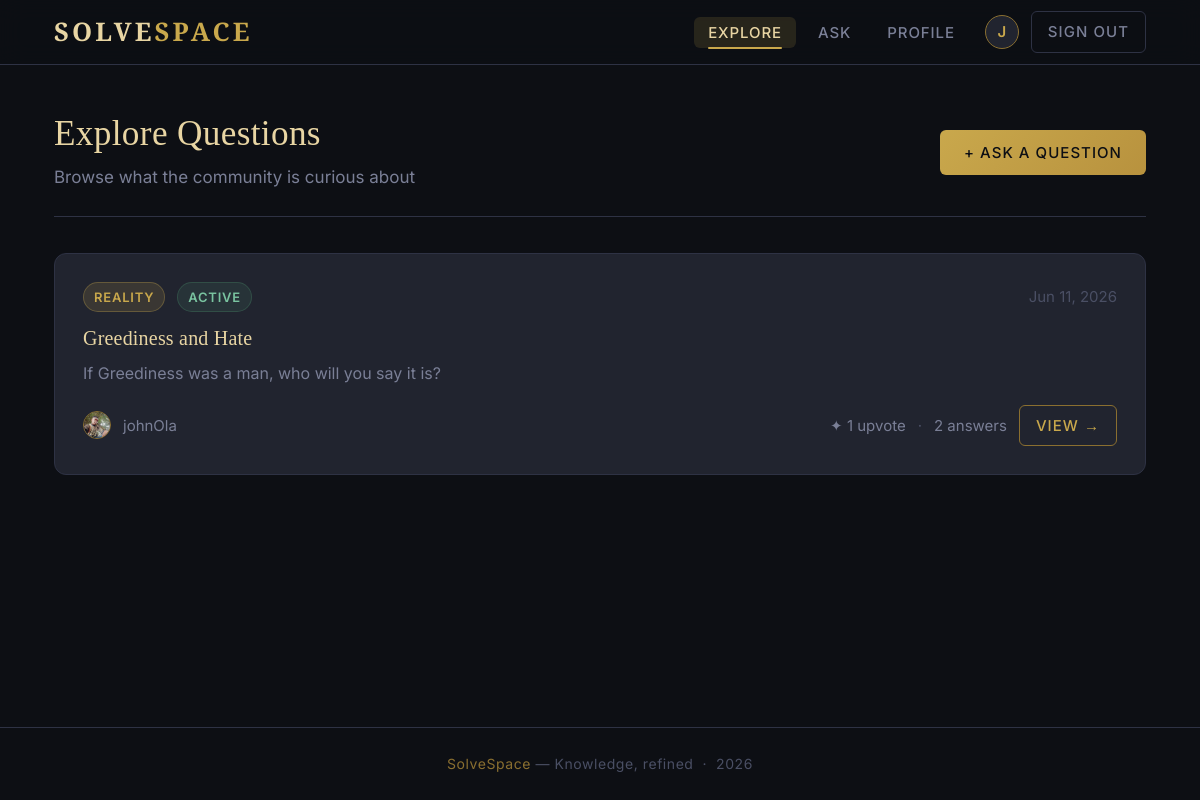
Page /questions/dashboard/ (signed in) on the earlier database version.
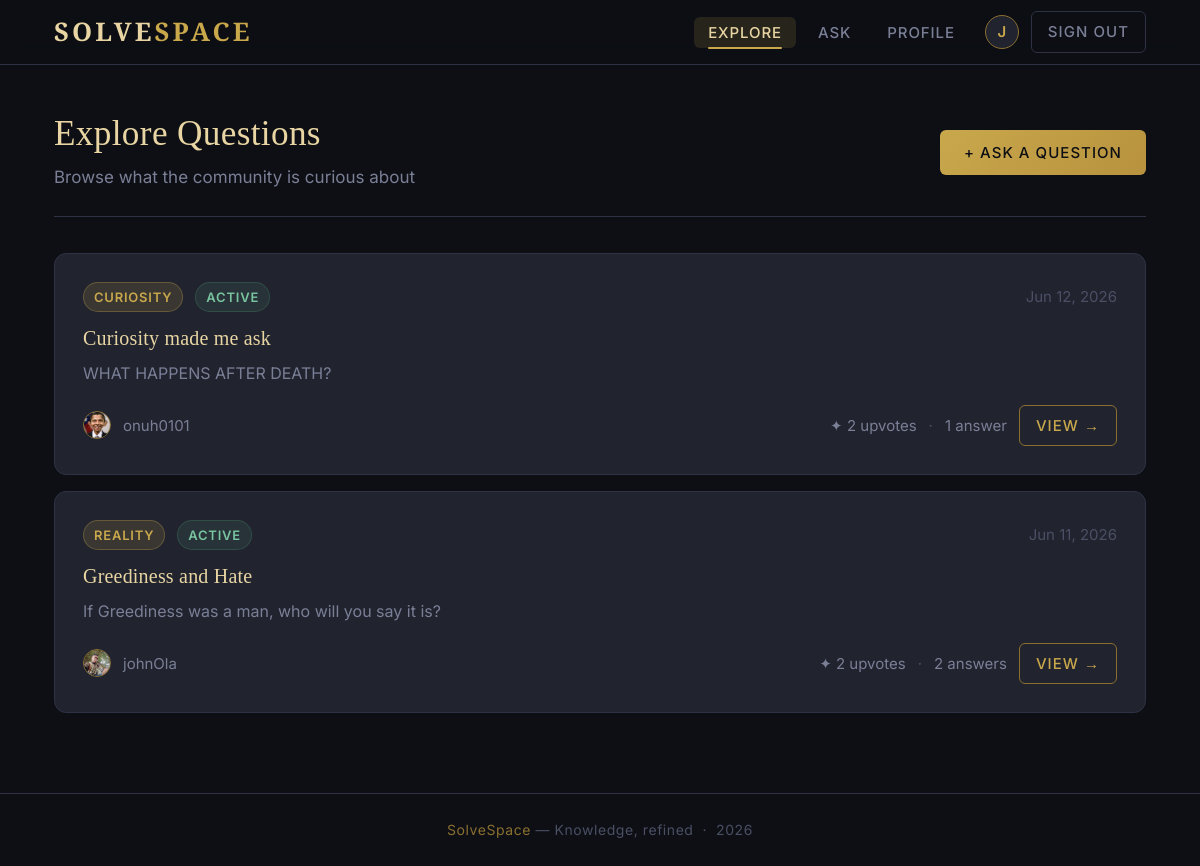
Same page on the later database version.
### questions/models.py (models this page shows, shortened)
class Question(models.Model):
    author = models.ForeignKey(User, on_delete=models.CASCADE, related_name='questions')
    slug = models.SlugField(max_length=250)
    topic = models.CharField(max_length=300)
    the_question = models.TextField()
    image = models.ImageField(upload_to='questions/', null=True, blank=True)
    question_type = models.CharField(max_length=50, choices=TYPES_CHOICE, default='reality')
    status = models.CharField(max_length=50, choices=STATUS_CHECK, default='active')
    created_at = models.DateTimeField(auto_now_add=True)
    updated_at = models.DateTimeField(auto_now=True)
    upvotes = models.ManyToManyField(User, blank=True, related_name='upvoted_questions')

### users/models.py (models this page shows, shortened)
class User(models.Model):
    full_name = models.CharField(max_length=100)
    username = models.CharField(max_length=50, unique=True)
    profile_pic = models.ImageField(upload_to='profile/')
    email = models.EmailField(max_length=100, unique=True)
    address = models.CharField(max_length=300, blank=True)
    bio = models.TextField(blank=True)
    password = models.CharField(max_length=50)
    created_at = models.DateTimeField(auto_now_add=True)
    last_login = models.DateTimeField(null=True, blank=True)

### users/decorators.py (the view)
    def wrapper(request, *args, **kwargs):
        if not request.session.get('user_id'):
            messages.error(
                request, 'Please kindly login'
            )
            return redirect('login')
        return view_func(request, *args, **kwargs)

### questions/views.py (called while the page is built)
@login_required
def dashboard(request):
    questions = Question.objects.filter(status='active').order_by('-created_at')
    return render(request, 'dashboard.html', {'questions':questions})

### templates/dashboard.html (shortened to what this page needs)
{% extends 'base.html' %}
{% block content %}
<div class="page-header flex-between">
  <div>
    <h2>Explore Questions</h2>
    <p>Browse what the community is curious about</p>
  </div>
  <a href="{% url 'post_question' %}" class="btn btn-primary">
    + Ask a question
  </a>
</div>
{% if questions %}
  <div style="display:flex; flex-direction:column; gap:16px;">
    {% for question in questions %}
    <article class="card">
      <div class="flex-between" style="margin-bottom:14px;">
        <div class="flex-gap">
          <span class="badge badge-gold">{{ question.question_type }}</span>
          <span class="badge {% if question.status == 'active' %}badge-active{% else %}badge-closed{% endif %}">
            {{ question.status }}
          </span>
        </div>
        <span class="text-xs text-faint">{{ question.created_at|date:"M j, Y" }}</span>
      </div>
      <a href="{% url 'question_details' question.slug %}">
        <h3 style="font-size:1.25rem; margin-bottom:10px; color:var(--gold-light); transition:color 0.2s;">
          {{ question.topic }}
        </h3>
      </a>
      <p class="text-sm" style="color:var(--text-muted); line-height:1.65; margin-bottom:18px;
         display:-webkit-box; -webkit-line-clamp:2; -webkit-box-orient:vertical; overflow:hidden;">
        {{ question.the_question }}
      </p>
      <div class="flex-between">
        <div class="flex-gap">
          {% if question.author.profile_pic %}
            <img src="{{ question.author.profile_pic.url }}" alt="avatar"
                 style="width:28px; height:28px; border-radius:50%; border:1px solid var(--gold-dim); object-fit:cover;">
          {% else %}
            <div style="width:28px; height:28px; border-radius:50%; background:var(--surface);
                        border:1px solid var(--gold-dim); display:flex; align-items:center; justify-content:center;
                        font-size:12px; font-weight:600; color:var(--gold);">
              {{ question.author.username|slice:":1"|upper }}
            </div>
          {% endif %}
          <span class="text-xs text-muted">{{ question.author.username }}</span>
        </div>
        <div class="flex-gap">
          <span class="text-xs text-muted">
            ✦ {{ question.upvotes.count }} upvote{{ question.upvotes.count|pluralize }}
          </span>
          <span class="text-xs text-faint">·</span>
          <span class="text-xs text-muted">
            {{ question.answers.count }} answer{{ question.answers.count|pluralize }}
          </span>
          <a href="{% url 'question_details' question.slug %}" class="btn btn-outline btn-sm">
            View →
          </a>
        </div>
      </div>
    </article>
    {% endfor %}
  </div>
{% endif %}
{% endblock %}

### templates/base.html (shortened to what this page needs)
<!doctype html>
<html lang="en">
  <head>
  </head>
  <body>
    {% if request.session.user_id %}
    <nav class="navbar">
      <div class="container navbar-inner">
        <a href="{% url 'dashboard' %}" class="navbar-brand"
          >Solve<span>Space</span></a
        >
        <ul class="navbar-nav">
          <li>
            <a
              href="{% url 'dashboard' %}"
              class="nav-link {% if request.resolver_match.url_name == 'dashboard' %}active{% endif %}"
              >Explore</a
            >
          </li>
          <li>
            <a
              href="{% url 'post_question' %}"
              class="nav-link {% if request.resolver_match.url_name == 'post_question' %}active{% endif %}"
              >Ask</a
            >
          </li>
          <li>
            <a
              href="{% url 'user_details' %}"
              class="nav-link {% if request.resolver_match.url_name == 'user_details' %}active{% endif %}"
              >Profile</a
            >
          </li>
          <li>
            <a
              href="{% url 'user_details' %}"
              class="flex-gap"
              style="margin-left: 8px"
            >
              {% if user.profile_pic %}
              <img
                src="{{ user.profile_pic.url }}"
                alt="avatar"
                class="nav-avatar"
              />
              {% else %}
              <div
                class="nav-avatar flex-center"
                style="
                  background: var(--card);
                  font-size: 15px;
                  font-weight: 600;
                  color: var(--gold);
                "
              >
                {{ request.session.username|slice:":1"|upper }}
              </div>
              {% endif %}
            </a>
          </li>
          <li>
            <a
              href="{% url 'logout' %}"
              class="btn btn-ghost btn-sm mobile-show"
              style="margin-left: 4px"
              >Sign out</a
            >
          </li>
        </ul>
      </div>
    </nav>
    {% endif %}
    {% block body %}
    <main class="main-content">
      <div class="container">{% block content %}{% endblock %}</div>
    </main>
    {% endblock %}
    <footer class="footer">
      <div class="container">
        <span>SolveSpace</span> &mdash; Knowledge, refined &nbsp;&middot;&nbsp;
        {% now "Y" %}
      </div>
    </footer>
  </body>
</html>

### templates/base.html (style rules this page uses)
:root { --void: #0d0f14; --surface: #1a1d26; --card: #21242f; --card-hover: #272b38; --border: #2e3244; --gold: #c9a84c; --gold-light: #e8d5a3; --gold-dim: #8a6f30; --gold-glow: rgba(201, 168, 76, 0.15); --text: #e8e8ec; --text-muted: #7a7f96; --text-faint: #4a4f64; --danger: #c0574a; --success: #4a8c6a; --radius: 6px; --radius-lg: 12px; }
*, *::before, *::after { box-sizing: border-box; margin: 0; padding: 0; }
html { scroll-behavior: smooth; }
body { background: var(--void); color: var(--text); font-family: "Inter", sans-serif; font-size: 17px; line-height: 1.7; min-height: 100vh; display: flex; flex-direction: column; }
h1, h2, h3, h4 { font-family: "Cormorant Garamond", serif; font-weight: 500; line-height: 1.2; color: var(--gold-light); letter-spacing: 0.01em; }
h2 { font-size: clamp(1.5rem, 3vw, 2.2rem); }
h3 { font-size: 1.4rem; }
p { color: var(--text); }
a { color: var(--gold); text-decoration: none; transition: color 0.2s; }
.container { width: 100%; max-width: 1140px; margin: 0 auto; padding: 0 24px; }
.main-content { flex: 1; padding: 48px 0 80px; }
.navbar { background: rgba(13, 15, 20, 0.92); backdrop-filter: blur(12px); border-bottom: 1px solid var(--border); position: sticky; top: 0; z-index: 100; }
.navbar-inner { display: flex; align-items: center; justify-content: space-between; height: 64px; }
.navbar-brand { font-family: "Cormorant Garamond", serif; font-size: 1.6rem; font-weight: 600; color: var(--gold-light); letter-spacing: 0.12em; text-transform: uppercase; }
.navbar-brand span { color: var(--gold); }
.navbar-nav { display: flex; align-items: center; gap: 8px; list-style: none; }
.nav-link { font-family: "Inter", sans-serif; font-size: 15px; font-weight: 500; letter-spacing: 0.06em; text-transform: uppercase; color: var(--text-muted); padding: 6px 14px; border-radius: var(--radius); transition: color 0.2s, background 0.2s; position: relative; }
.nav-link:hover, .nav-link.active { color: var(--gold-light); background: var(--gold-glow); }
.nav-link.active::after { content: ""; position: absolute; bottom: -1px; left: 14px; right: 14px; height: 2px; background: var(--gold); border-radius: 1px; }
.nav-avatar { width: 34px; height: 34px; border-radius: 50%; border: 1.5px solid var(--gold-dim); object-fit: cover; }
.page-header { margin-bottom: 36px; padding-bottom: 24px; border-bottom: 1px solid var(--border); }
.page-header p { color: var(--text-muted); margin-top: 8px; font-size: 17px; }
.card { background: var(--card); border: 1px solid var(--border); border-radius: var(--radius-lg); padding: 28px; transition: border-color 0.25s, box-shadow 0.25s, transform 0.2s; position: relative; }
.card::before { content: ""; position: absolute; left: 0; top: 12px; bottom: 12px; width: 2px; background: linear-gradient( 180deg, transparent, var(--gold), transparent ); border-radius: 0 2px 2px 0; opacity: 0; transition: opacity 0.3s; }
.btn { display: inline-flex; align-items: center; gap: 8px; padding: 10px 24px; font-family: "Inter", sans-serif; font-size: 15px; font-weight: 500; letter-spacing: 0.07em; text-transform: uppercase; border-radius: var(--radius); border: none; cursor: pointer; transition: all 0.2s; text-decoration: none; }
.btn-primary { background: linear-gradient(135deg, var(--gold), #b8923e); color: var(--void); }
.btn-outline { background: transparent; color: var(--gold); border: 1px solid var(--gold-dim); }
.btn-ghost { background: transparent; color: var(--text-muted); border: 1px solid var(--border); }
.btn-sm { padding: 7px 16px; font-size: 15px; }
.badge { display: inline-block; padding: 3px 10px; font-size: 13px; font-weight: 600; letter-spacing: 0.06em; text-transform: uppercase; border-radius: 20px; }
.badge-gold { background: rgba(201, 168, 76, 0.15); color: var(--gold); border: 1px solid rgba(201, 168, 76, 0.3); }
.badge-active { background: rgba(74, 140, 106, 0.15); color: #7ac4a0; border: 1px solid rgba(74, 140, 106, 0.3); }
.flex-between { display: flex; align-items: center; justify-content: space-between; }
.flex-center { display: flex; align-items: center; justify-content: center; }
.flex-gap { display: flex; align-items: center; gap: 12px; }
.text-muted { color: var(--text-muted); }
.text-faint { color: var(--text-faint); }
.text-sm { font-size: 16px; }
.text-xs { font-size: 15px; }
.footer { border-top: 1px solid var(--border); padding: 24px 0; text-align: center; font-size: 14px; color: var(--text-faint); letter-spacing: 0.04em; }
.footer span { color: var(--gold-dim); }

Differences in the rows shown:
added Question: question_type "CURIOSITY", status "ACTIVE", created_at "Jun 12, 2026", topic "Curiosity made me ask", the_question "WHAT HAPPENS AFTER DEATH?", author.profile_pic (picture), author.username "onuh0101", upvotes.count "2", answers.count "1"
computed for Question "Greediness and Hate": upvotes.count "1" → "2"
